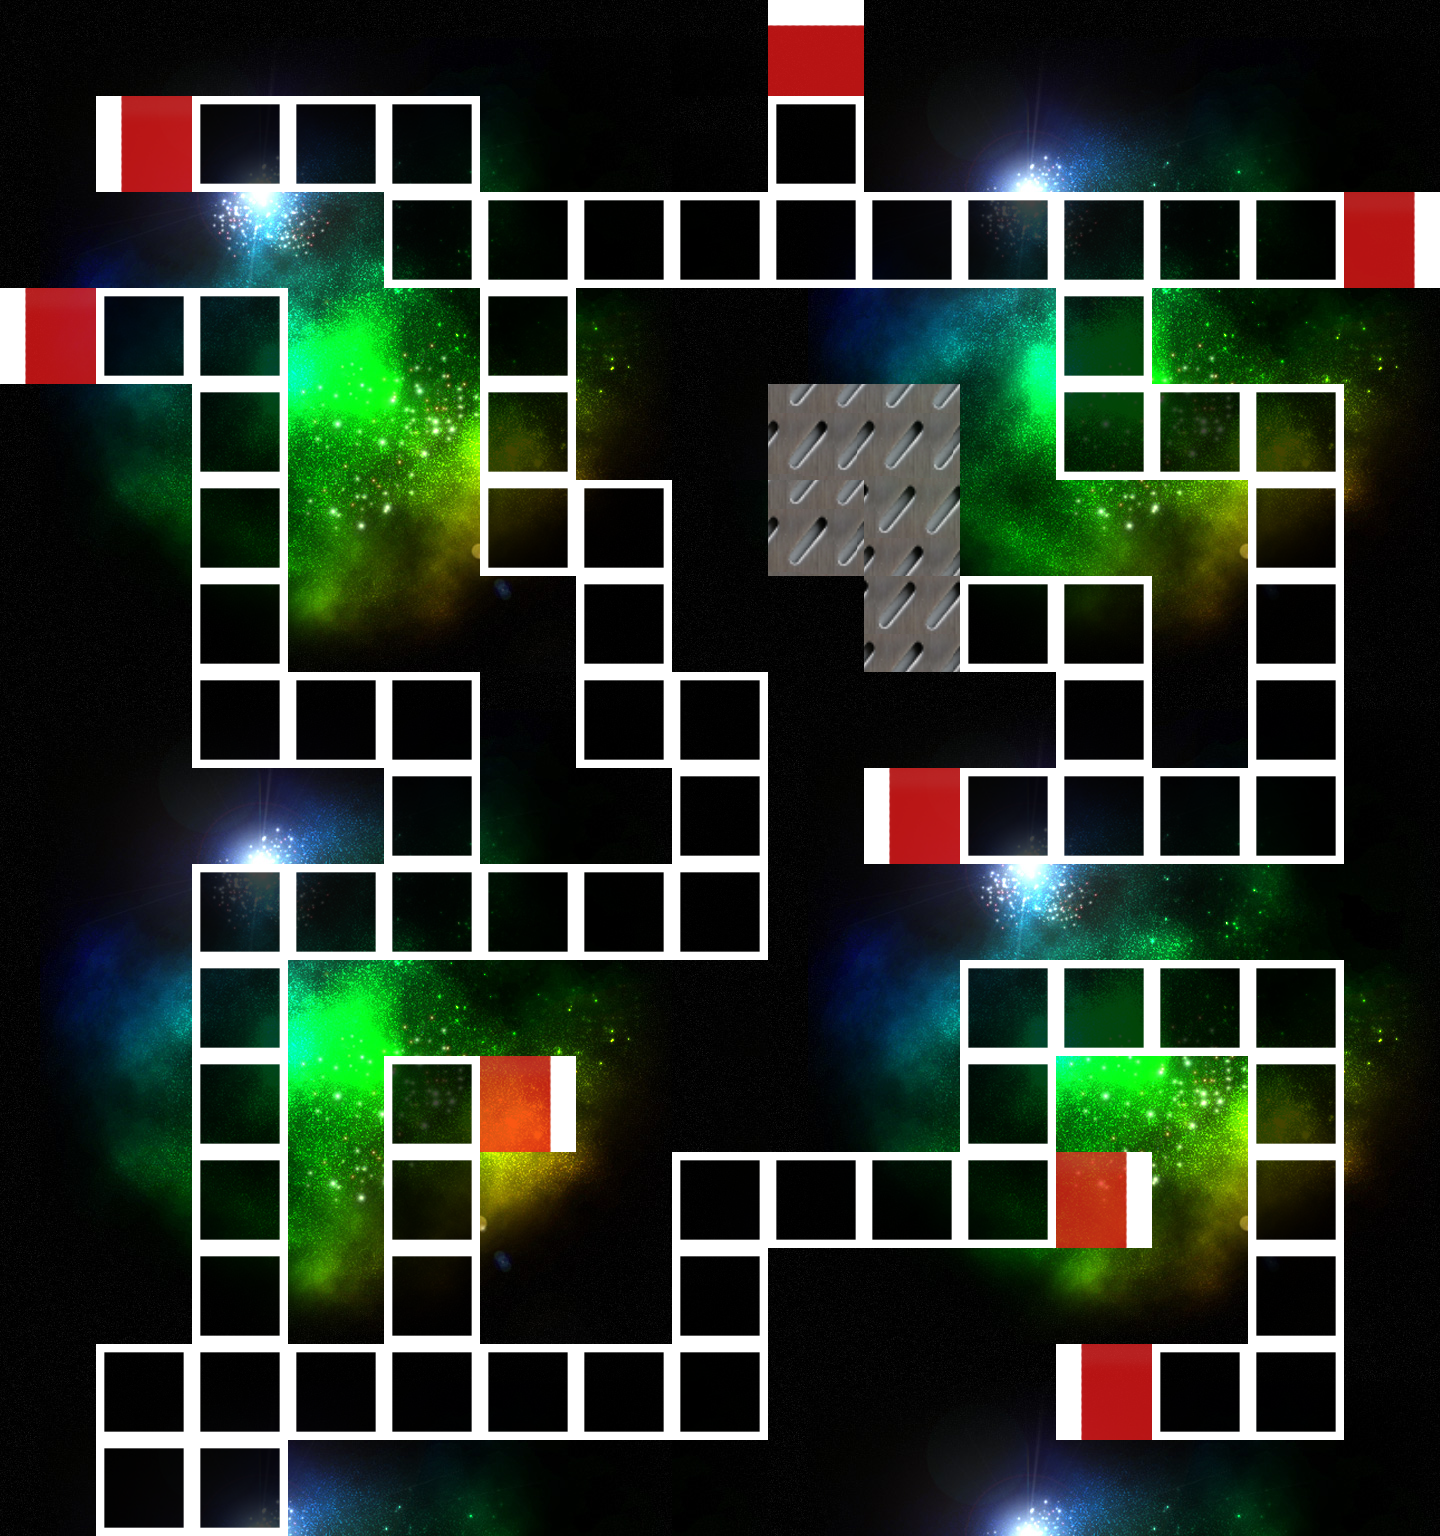

Rendered tile map (Tiled .tmx) drawn with the repository's tilesets; below, a short description and the map source with its tile grids summarised:
An orthogonal 15x16 tile map with 96x96 px tiles, 5 tile layers (floor, path, start, blocked, ...), 6 tilesets.

<map version="1.0" orientation="orthogonal" renderorder="right-down" width="15" height="16" tilewidth="96" tileheight="96" nextobjectid="1">
 <tileset firstgid="1" name="spaceTileS" tilewidth="96" tileheight="96">
  <image source="spaceTileS.jpg" width="1536" height="1536" />
 </tileset>
 <tileset firstgid="257" name="tiles" tilewidth="96" tileheight="96">
  <image source="tiles.png" width="576" height="576" />
 </tileset>
 <tileset firstgid="293" name="walls" tilewidth="96" tileheight="96">
  <image source="walls.png" width="480" height="576" />
 </tileset>
 <tileset firstgid="323" name="endTiles" tilewidth="96" tileheight="96">
  <image source="endTiles.png" width="288" height="288" />
 </tileset>
 <tileset firstgid="332" name="goal-tiles" tilewidth="96" tileheight="96">
  <image source="goal-tiles.png" width="480" height="384" />
 </tileset>
 <tileset firstgid="352" name="spaceTilet" tilewidth="96" tileheight="96">
  <image source="spaceTilet.jpg" width="720" height="720" />
 </tileset>
 <layer name="floor" width="15" height="16">
  <data>[240 cells, 240 non-empty, 49 distinct tile ids]</data>
 </layer>
 <layer name="path" width="15" height="16">
  <data>[240 cells, 76 non-empty, 4 distinct tile ids]</data>
 </layer>
 <layer name="start" width="15" height="16">
  <data>[240 cells, 6 non-empty, 2 distinct tile ids]</data>
 </layer>
 <layer name="blocked" width="15" height="16">
  <data>[240 cells, 7 non-empty, 4 distinct tile ids]</data>
 </layer>
 <layer name="goal" width="15" height="16">
  <data>[240 cells, 6 non-empty, 4 distinct tile ids]</data>
 </layer>
</map>
